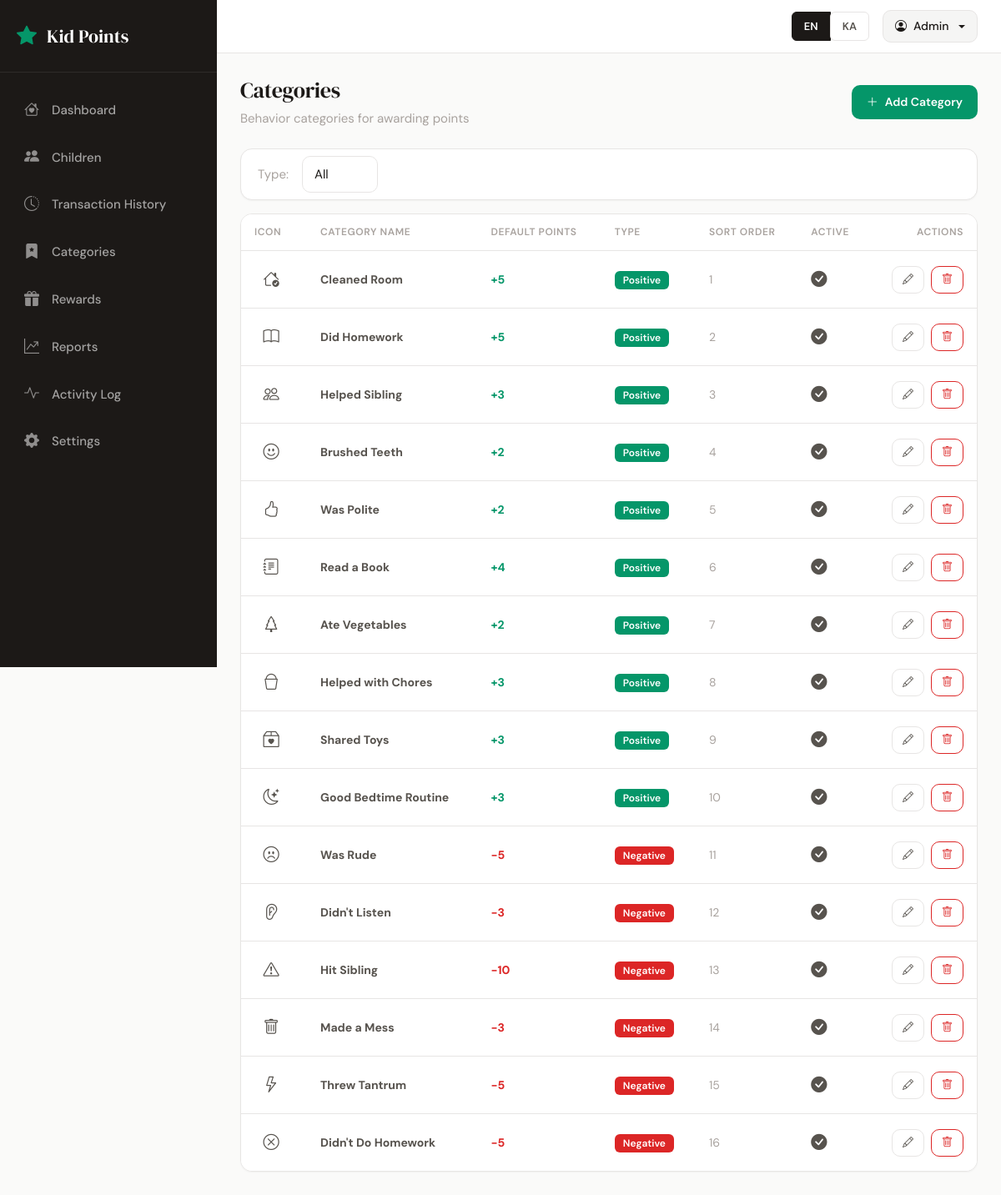
Page /categories (signed in) on the committed database.
### tables this page shows
CREATE TABLE behavior_categories (
    id INT AUTO_INCREMENT PRIMARY KEY,
    name VARCHAR(100) NOT NULL,
    name_ka VARCHAR(100) NULL,
    type ENUM('positive','negative') NOT NULL,
    icon VARCHAR(50) DEFAULT 'bi-star',
    default_points INT NOT NULL,
    sort_order INT DEFAULT 0,
    is_active TINYINT(1) DEFAULT 1
);

### src/Controllers/CategoryController.php (called while the page is built, shortened)
<?php
class CategoryController extends Controller
{
    public function index(): void
    {
        $typeFilter = $this->input('type');
        $categoryModel = new BehaviorCategory();
        if ($typeFilter && in_array($typeFilter, ['positive', 'negative'])) {
            $categories = $categoryModel->getAllByType($typeFilter);
        } else {
            $categories = $categoryModel->findAll('sort_order ASC');
            $typeFilter = '';
        }
        $this->render('categories/index', [
            'categories' => $categories,
            'typeFilter' => $typeFilter,
            'csrfToken' => $this->csrfToken(),
        ]);
    }
}

### src/Core/App.php (called while the page is built, shortened)
<?php
class App
{
    private Router $router;
    public function __construct()
    {
        $config = require __DIR__ . '/../../config/app.php';
        $this->router = new Router();
    }
    public function run(): void
    {
        $uri = $_GET['url'] ?? '';
        $uri = '/' . trim($uri, '/');
        $method = $_SERVER['REQUEST_METHOD'];
        $this->router->dispatch($method, $uri);
    }
}

### public/index.php (called while the page is built, shortened)
<?php
$app = new \App\Core\App();
$app->run();

### src/Core/Lang.php (called while the page is built, shortened)
<?php
class Lang
{
    private static ?Lang $instance = null;
    private array $translations = [];
    private string $locale = 'en';
    private function __construct()
    {
        $this->locale = $_SESSION['locale'] ?? $_COOKIE['locale'] ?? 'en';
        $file = __DIR__ . '/../../lang/' . $this->locale . '.json';
        if (file_exists($file)) {
            $this->translations = json_decode(file_get_contents($file), true) ?? [];
        }
    }
    public static function getInstance(): self
    {
        if (self::$instance === null) {
            self::$instance = new self();
        }
        return self::$instance;
    }
    public function t(string $key, array $replace = []): string
    {
        $text = $this->translations[$key] ?? $key;
        return $text;
    }
    public function getLocale(): string
    {
        return $this->locale;
    }
}

### config/database.php (called while the page is built)
<?php
return [
    'host' => '127.0.0.1',
    'port' => 3306,
    'dbname' => 'kid_points',
    'username' => 'root',
    'password' => 'root',
    'charset' => 'utf8mb4',
];

### src/Core/Database.php (called while the page is built, shortened)
<?php
class Database
{
    private static ?Database $instance = null;
    private PDO $pdo;
    private function __construct()
    {
        $config = require __DIR__ . '/../../config/database.php';
        $dsn = "mysql:host={$config['host']};port={$config['port']};dbname={$config['dbname']};charset={$config['charset']}";
        try {
            $this->pdo = new PDO($dsn, $config['username'], $config['password'], [
                PDO::ATTR_ERRMODE => PDO::ERRMODE_EXCEPTION,
                PDO::ATTR_DEFAULT_FETCH_MODE => PDO::FETCH_ASSOC,
                PDO::ATTR_EMULATE_PREPARES => false,
            ]);
        } catch (PDOException $e) {
            die('Database connection failed: ' . $e->getMessage());
        }
    }
    public static function getInstance(): self
    {
        if (self::$instance === null) {
            self::$instance = new self();
        }
        return self::$instance;
    }
    public function query(string $sql, array $params = []): \PDOStatement
    {
        $stmt = $this->pdo->prepare($sql);
        $stmt->execute($params);
        return $stmt;
    }
}

### src/Core/Model.php (called while the page is built, shortened)
<?php
abstract class Model
{
    protected Database $db;
    protected string $table;
    public function __construct()
    {
        $this->db = Database::getInstance();
    }
    public function findAll(string $orderBy = 'id ASC'): array
    {
        return $this->db->query("SELECT * FROM {$this->table} ORDER BY {$orderBy}")->fetchAll();
    }
}

### config/app.php (called while the page is built)
<?php
return [
    'base_url' => '',
    'timezone' => 'Asia/Tbilisi',
    'app_name' => 'Kid Points',
];

### views/categories/index.phtml (the view, shortened to what this page needs)
<?php
$locale = $lang->getLocale();
$nameField = $locale === 'ka' ? 'name_ka' : 'name';
?>
<div class="d-flex justify-content-between align-items-center mb-4">
    <div>
        <h2 class="mb-1"><?= $lang->t('categories') ?></h2>
        <p class="text-muted mb-0"><?= $lang->t('categories_desc') ?></p>
    </div>
    <a href="<?= $baseUrl ?>/categories/create" class="btn btn-primary">
        <i class="bi bi-plus-lg me-2"></i><?= $lang->t('add_category') ?>
    </a>
</div>
<div class="card mb-3">
    <div class="card-body py-2">
        <form method="GET" action="<?= $baseUrl ?>/categories" class="d-flex align-items-center gap-3">
            <label class="mb-0 text-muted"><?= $lang->t('type') ?>:</label>
            <select name="type" class="form-select form-select-sm" style="width: auto;" onchange="this.form.submit()">
                <option value=""><?= $lang->t('all') ?></option>
            </select>
        </form>
    </div>
</div>
<div class="card">
    <div class="table-responsive">
        <table class="table table-modern mb-0" id="categoriesTable">
            <thead>
                <tr>
                    <th><?= $lang->t('icon') ?></th>
                    <th><?= $lang->t('category_name') ?></th>
                    <th><?= $lang->t('default_points') ?></th>
                    <th><?= $lang->t('type') ?></th>
                    <th><?= $lang->t('sort_order') ?></th>
                    <th><?= $lang->t('active') ?></th>
                    <th class="text-end"><?= $lang->t('actions') ?></th>
                </tr>
            </thead>
            <tbody>
            <?php if (empty($categories)): ?>
                <tr>
                    <td colspan="7" class="text-center text-muted py-4">
                        <i class="bi bi-bookmark-star" style="font-size: 2rem; opacity: 0.5;"></i>
                        <p class="mb-0 mt-2"><?= $lang->t('no_categories_yet') ?></p>
                    </td>
                </tr>
            <?php else: ?>
                <?php foreach ($categories as $cat): ?>
                <tr data-id="<?= $cat['id'] ?>">
                    <td>
                        <span class="d-inline-flex align-items-center justify-content-center rounded-circle"
                              style="width: 40px; height: 40px; background: <?= $cat['type'] === 'positive' ? 'var(--positive-bg)' : 'var(--negative-bg)' ?>;">
                            <i class="bi <?= htmlspecialchars($cat['icon']) ?>"
                               style="font-size: 1.2rem; color: <?= $cat['type'] === 'positive' ? 'var(--positive)' : 'var(--negative)' ?>;"></i>
                        </span>
                    </td>
                    <td class="editable-cell cell-name"
                        data-field="name"
                        data-name="<?= htmlspecialchars($cat['name']) ?>"
                        data-name-ka="<?= htmlspecialchars($cat['name_ka'] ?? '') ?>">
                        <span class="display-value fw-bold"><?= htmlspecialchars($cat[$nameField] ?? $cat['name']) ?></span>
                    </td>
                    <td class="editable-cell cell-points"
                        data-field="default_points"
                        data-value="<?= $cat['default_points'] ?>">
                        <span class="display-value <?= $cat['default_points'] >= 0 ? 'points-positive' : 'points-negative' ?> fw-bold">
                            <?= ($cat['default_points'] >= 0 ? '+' : '') . $cat['default_points'] ?>
                        </span>
                    </td>
                    <td>
                        <span class="badge bg-<?= $cat['type'] === 'positive' ? 'success' : 'danger' ?>">
                            <?= $lang->t($cat['type']) ?>
                        </span>
                    </td>
                    <td class="text-muted"><?= $cat['sort_order'] ?></td>
                    <td>
                        <?php if ($cat['is_active']): ?>
                            <i class="bi bi-check-circle-fill" style="color: var(--positive); font-size: 1.2rem;"></i>
                        <?php else: ?>
                            <i class="bi bi-x-circle" style="color: var(--navy-light); opacity: 0.5; font-size: 1.2rem;"></i>
                        <?php endif; ?>
                    </td>
                    <td>
                        <div class="d-flex gap-2 justify-content-end">
                            <a href="<?= $baseUrl ?>/categories/<?= $cat['id'] ?>/edit" class="btn btn-sm btn-outline-secondary">
                                <i class="bi bi-pencil"></i>
                            </a>
                            <form method="POST" action="<?= $baseUrl ?>/categories/<?= $cat['id'] ?>/delete" class="d-inline">
                                <button class="btn btn-sm btn-outline-danger" data-confirm="<?= $lang->t('confirm_delete') ?>">
                                    <i class="bi bi-trash"></i>
                                </button>
                            </form>
                        </div>
                    </td>
                </tr>
                <?php endforeach; ?>
            <?php endif; ?>
            </tbody>
        </table>
    </div>
</div>

### src/Core/Router.php (shortened to what this page needs)
<?php
class Router
{
    private array $routes = [];
    private function addRoute(string $method, string $path, string $handler): void
    {
        $pattern = preg_replace('/\{(\w+)\}/', '(?P<$1>[^/]+)', $path);
        $pattern = '#^' . $pattern . '$#';
        $this->routes[] = [
            'method' => $method,
            'pattern' => $pattern,
            'handler' => $handler,
        ];
    }
    public function dispatch(string $method, string $uri): void
    {
        foreach ($this->routes as $route) {
            if ($route['method'] !== $method) continue;
            if (preg_match($route['pattern'], $uri, $matches)) {
                $params = array_filter($matches, 'is_string', ARRAY_FILTER_USE_KEY);
                [$controllerName, $action] = explode('@', $route['handler']);
                $controller = new $controllerClass();
                call_user_func_array([$controller, $action], $params);
                return;
            }
        }
    }
}

### src/Core/Controller.php (shortened to what this page needs)
<?php
abstract class Controller
{
    protected function render(string $view, array $data = []): void
    {
        $data['baseUrl'] = $this->baseUrl();
        $data['lang'] = Lang::getInstance();
        extract($data);
        $viewFile = __DIR__ . '/../../views/' . str_replace('.', '/', $view) . '.phtml';
        require $viewFile;
        $content = ob_get_clean();
        $layout = $data['layout'] ?? 'app';
        $layoutFile = __DIR__ . '/../../views/layouts/' . $layout . '.phtml';
        if (file_exists($layoutFile)) {
            require $layoutFile;
        } else {
            echo $content;
        }
    }
    protected function baseUrl(): string
    {
        $config = require __DIR__ . '/../../config/app.php';
        return $config['base_url'];
    }
}

### views/layouts/app.phtml (shortened to what this page needs)
<!DOCTYPE html>
<html lang="<?= $lang->getLocale() ?>">
<head>
    <link href="https://cdn.jsdelivr.net/npm/bootstrap@5.3.3/dist/css/bootstrap.min.css" rel="stylesheet">
    <link href="https://cdn.jsdelivr.net/npm/bootstrap-icons@1.11.3/font/bootstrap-icons.min.css" rel="stylesheet">
    <link href="<?= $baseUrl ?>/assets/css/style.css" rel="stylesheet">
</head>
<body>
    <nav class="sidebar" id="sidebar">
        <a href="<?= $baseUrl ?>/" class="brand">
            <i class="bi bi-star-fill"></i>
            <span><?= $lang->t('app_name') ?></span>
        </a>
        <div class="nav flex-column">
            <a class="nav-link" href="<?= $baseUrl ?>/">
                <i class="bi bi-house-heart"></i>
                <span><?= $lang->t('dashboard') ?></span>
            </a>
            <a class="nav-link" href="<?= $baseUrl ?>/children">
                <i class="bi bi-people-fill"></i>
                <span><?= $lang->t('children') ?></span>
            </a>
            <a class="nav-link" href="<?= $baseUrl ?>/points/history">
                <i class="bi bi-clock-history"></i>
                <span><?= $lang->t('transaction_history') ?></span>
            </a>
            <a class="nav-link" href="<?= $baseUrl ?>/categories">
                <i class="bi bi-bookmark-star-fill"></i>
                <span><?= $lang->t('categories') ?></span>
            </a>
            <a class="nav-link" href="<?= $baseUrl ?>/rewards">
                <i class="bi bi-gift-fill"></i>
                <span><?= $lang->t('rewards') ?></span>
            </a>
            <a class="nav-link" href="<?= $baseUrl ?>/reports">
                <i class="bi bi-graph-up-arrow"></i>
                <span><?= $lang->t('reports') ?></span>
            </a>
            <a class="nav-link" href="<?= $baseUrl ?>/activity">
                <i class="bi bi-activity"></i>
                <span><?= $lang->t('activity_log') ?></span>
            </a>
            <a class="nav-link" href="<?= $baseUrl ?>/settings">
                <i class="bi bi-gear-fill"></i>
                <span><?= $lang->t('settings') ?></span>
            </a>
        </div>
    </nav>
    <div class="main-content">
        <div class="top-navbar">
            <div class="d-flex align-items-center gap-3">
                <div class="btn-group btn-group-sm">
                    <a href="<?= $baseUrl ?>/language/en" class="btn btn-<?= $lang->getLocale() === 'en' ? 'primary' : 'outline-primary' ?>">EN</a>
                    <a href="<?= $baseUrl ?>/language/ka" class="btn btn-<?= $lang->getLocale() === 'ka' ? 'primary' : 'outline-primary' ?>">KA</a>
                </div>
                <div class="dropdown">
                    <button class="btn dropdown-toggle" type="button" data-bs-toggle="dropdown" aria-expanded="false">
                        <i class="bi bi-person-circle"></i>
                        <span class="d-none d-sm-inline"><?= htmlspecialchars($_SESSION['user']['display_name'] ?? 'Admin') ?></span>
                    </button>
                </div>
            </div>
        </div>
        <div class="content-area">
            <?= $content ?>
        </div>
    </div>
</body>
</html>

### views/layouts/app.phtml (style rules this page uses)
body { user-select: none; -webkit-user-select: none; }

### views/categories/index.phtml (style rules this page uses)
.editable-cell { cursor: pointer; min-width: 120px; }
.cell-name { min-width: 180px; }

### rows in the picture
behavior_categories: name "Cleaned Room", default_points "5", type "Positive", sort_order "1", is_active 1 (drawn)
behavior_categories: name "Did Homework", default_points "5", type "Positive", sort_order "2", is_active 1 (drawn)
behavior_categories: name "Helped Sibling", default_points "3", type "Positive", sort_order "3", is_active 1 (drawn)
behavior_categories: name "Brushed Teeth", default_points "2", type "Positive", sort_order "4", is_active 1 (drawn)
behavior_categories: name "Was Polite", default_points "2", type "Positive", sort_order "5", is_active 1 (drawn)
behavior_categories: name "Read a Book", default_points "4", type "Positive", sort_order "6", is_active 1 (drawn)
behavior_categories: name "Ate Vegetables", default_points "2", type "Positive", sort_order "7", is_active 1 (drawn)
behavior_categories: name "Helped with Chores", default_points "3", type "Positive", sort_order "8", is_active 1 (drawn)
behavior_categories: name "Shared Toys", default_points "3", type "Positive", sort_order "9", is_active 1 (drawn)
behavior_categories: name "Good Bedtime Routine", default_points "3", type "Positive", sort_order "10", is_active 1 (drawn)
behavior_categories: name "Was Rude", default_points "-5", type "Negative", sort_order "11", is_active 1 (drawn)
behavior_categories: name "Didn't Listen", default_points "-3", type "Negative", sort_order "12", is_active 1 (drawn)
behavior_categories: name "Hit Sibling", default_points "-10", type "Negative", sort_order "13", is_active 1 (drawn)
behavior_categories: name "Made a Mess", default_points "-3", type "Negative", sort_order "14", is_active 1 (drawn)
behavior_categories: name "Threw Tantrum", default_points "-5", type "Negative", sort_order "15", is_active 1 (drawn)
behavior_categories: name "Didn't Do Homework", default_points "-5", type "Negative", sort_order "16", is_active 1 (drawn)

### other values in the picture
form field type "All"
